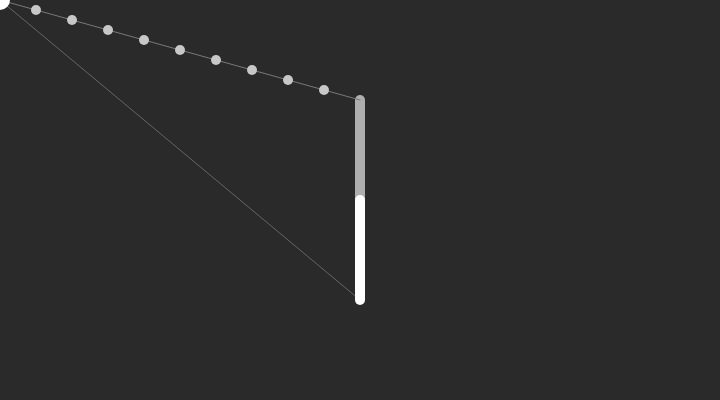
Frame 1 (no input)
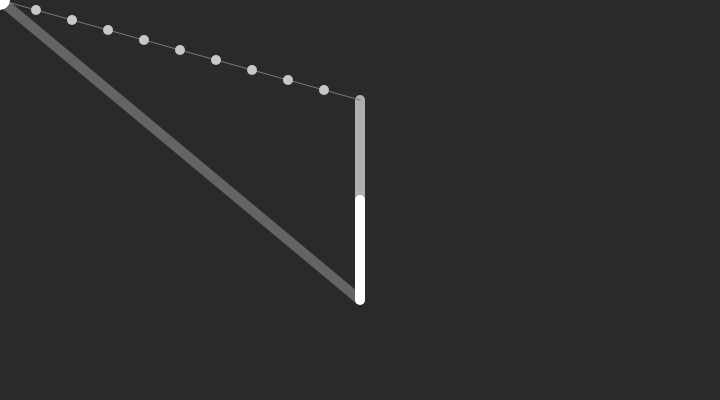
Frame 60 (no input)
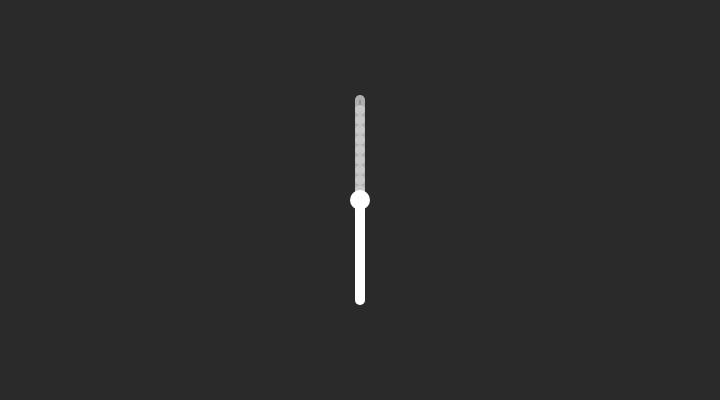
Frame 120 (the mouse pressed at the canvas centre since frame 60)

The p5.js sketch that drew these frames (run headless with seeded random() and noise() and a simulated clock; from frame 60 on, the mouse is pressed at the canvas centre):

// p5.js sketch
// ── sketch.js
function setup(){
    let width = 720;
    let height = 400;
    createCanvas(width,height);
    
}
function draw(){
    background(42);
    x = 100;
    y = 100;
    let parent = createVector(width/2,100);

    let elbow = createVector(width/2,200);

    let tip = createVector(width/2,300);

    //debug code
    stroke(100);
    line(mouseX,mouseY,tip.x,tip.y);
    stroke(100);

    //**********

    stroke(175);
    strokeWeight(10);
    line(width/2,parent.y,elbow.x,elbow.y);
    stroke(255);
    line(elbow.x,elbow.y,tip.x,tip.y);
    dottedline(parent.x,parent.y,mouseX,mouseY,1);
    noStroke();
    ellipse(mouseX,mouseY,20);

}

function distance(x1,y1,x2,y2){
    return sqrt(pow(x1-x2,2)+pow(y1-y2,2));
}

function dottedline(x1,y1,x2,y2,dist){
    strokeWeight(1);
    stroke(120);
    line(x1,y1,x2,y2);
    stroke(200);
    strokeWeight(10);
    for( let k = 0.1 ; k < dist ; k+=0.1){
        x_1 = lerp(x1,x2,k);
        x_2 = lerp(y1,y2,k);
        point(x_1,x_2);
    }
    
    
}
